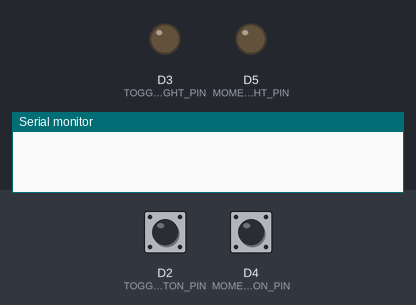
This sketch was run on a simulated Arduino Uno R4 Minima. Shown: output pins drawn as LEDs (lit = HIGH), the last lines printed to the serial monitor. Inputs (shaded band) come from the test bench; at power-on: D2 (TOGGLE_BUTTON_PIN) HIGH, D4 (MOMENTARY_BUTTON_PIN) HIGH.

Above: at 1.2 s.
1.3 s: D2 (TOGGLE_BUTTON_PIN) pulled LOW for 0.15 s
At 2.5 s:
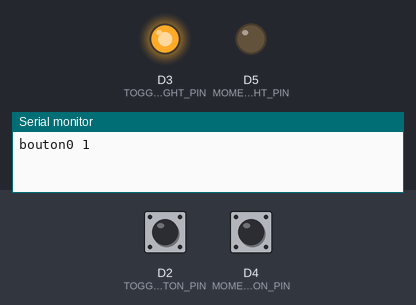
2.9 s: D4 (MOMENTARY_BUTTON_PIN) pulled LOW for 0.15 s
At 2.98 s:
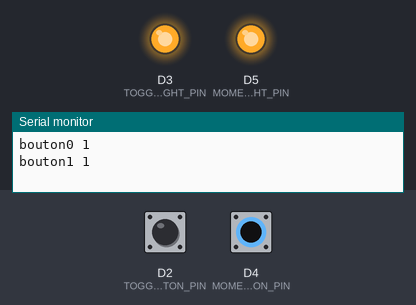
4.5 s: D4 (MOMENTARY_BUTTON_PIN) pulled LOW for 3.2 s
At 8.7 s:
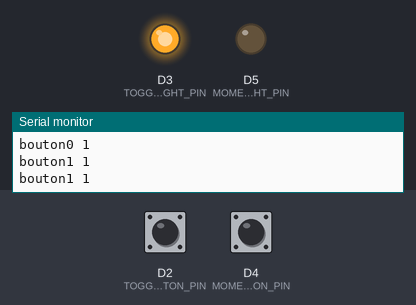
9.2 s: D2 (TOGGLE_BUTTON_PIN) pulled LOW for 1 s
At 9.8 s:
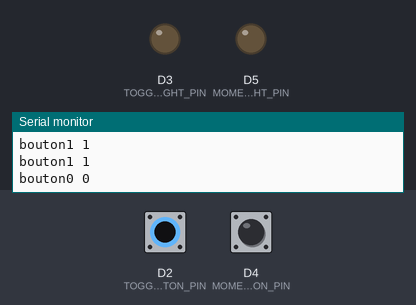
11.7 s: D4 (MOMENTARY_BUTTON_PIN) pulled LOW for 1 s
At 12.5 s:
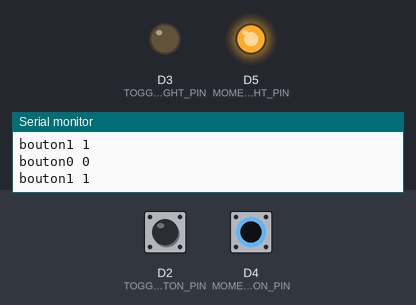
Timing chart, 0 to 14.7 s (numbered marks = the images above; inputs shaded):
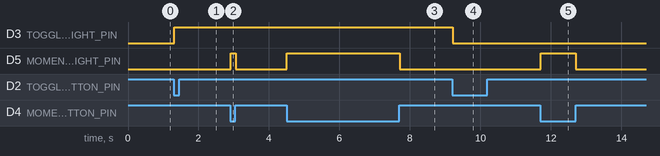

The sketch:

arduino_pd_audio.ino
```cpp
#include <Arduino.h>
#include <Bounce2.h>

#define TOGGLE_BUTTON_PIN 2
#define TOGGLE_LIGHT_PIN 3
#define TOGGLE_PREFIX "bouton0"

#define MOMENTARY_BUTTON_PIN 4
#define MOMENTARY_LIGHT_PIN 5
#define MOMENTARY_PREFIX "bouton1"

#define BAUD 115200

Bounce2::Button toggleButton = Bounce2::Button();
Bounce2::Button momentaryButton = Bounce2::Button();

bool toggleState = LOW;

void setup() {
  // LED config
  pinMode(TOGGLE_LIGHT_PIN, OUTPUT);
  digitalWrite(TOGGLE_LIGHT_PIN, toggleState);
  pinMode(MOMENTARY_LIGHT_PIN, OUTPUT);
  digitalWrite(MOMENTARY_LIGHT_PIN, LOW);

  // button config
  toggleButton.attach(TOGGLE_BUTTON_PIN, INPUT_PULLUP);
  toggleButton.setPressedState(LOW);

  momentaryButton.attach(MOMENTARY_BUTTON_PIN, INPUT_PULLUP);
  momentaryButton.setPressedState(LOW);

  // serial config
  Serial.begin(BAUD);
}

void loop() {
  toggleButton.update();
  momentaryButton.update();

  if (toggleButton.pressed()) {
    toggleState = !toggleState;

    digitalWrite(TOGGLE_LIGHT_PIN, toggleState);

    Serial.print(TOGGLE_PREFIX);
    Serial.print(" ");
    Serial.print(toggleState ? "1" : "0");
    Serial.print("\n");
  }

  if (momentaryButton.pressed() || momentaryButton.released()) {
    bool pressed = momentaryButton.isPressed();

    digitalWrite(MOMENTARY_LIGHT_PIN, pressed);

    if(pressed) {
        Serial.print(MOMENTARY_PREFIX);
        Serial.print(" 1\n");
    }
  }

}
 
```

Measured:
- after the input at 1.3 s, D3 (TOGGLE_LIGHT_PIN): LOW → HIGH at once
- after the input at 2.9 s, D5 (MOMENTARY_LIGHT_PIN): LOW → HIGH at once, → LOW 0.15 s later
- after the input at 4.5 s, D5 (MOMENTARY_LIGHT_PIN): LOW → HIGH at once, → LOW 3.2 s later
- after the input at 9.2 s, D3 (TOGGLE_LIGHT_PIN): HIGH → LOW at once
- after the input at 11.7 s, D5 (MOMENTARY_LIGHT_PIN): LOW → HIGH at once, → LOW 1.0 s later
